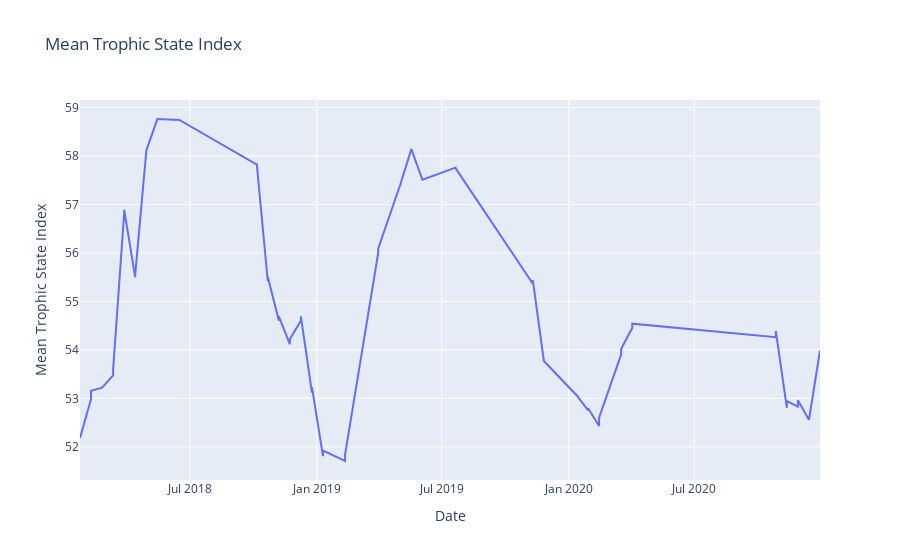

The cell this chart's notebook holds for it:
### Code cell
fig = px.line(mtsi, x="date", y="mtsi", labels={"date": "Date", "mtsi": "Mean Trophic State Index"}, title='Mean Trophic State Index')
fig.update_layout(font={"size":12})
fig.show()

### Figure 1 — Plotly figure (JSON) as saved in the notebook; plotly's stock layout.template omitted (floating-point values rounded to 4 significant figures)
{"data": [{"hovertemplate": "Date=%{x}<br>Mean Trophic State Index=%{y}<extra></extra>", "legendgroup": "", "line": {"color": "#636efa", "dash": "solid"}, "marker": {"symbol": "circle"}, "mode": "lines", "name": "", "orientation": "v", "showlegend": false, "type": "scatter", "x": ["2018-01-23", "2018-02-08", "2018-02-08", "2018-02-24", "2018-03-12", "2018-03-12", "2018-03-28", "2018-03-28", "2018-04-13", "2018-04-13", "2018-04-29", "2018-04-29", "2018-05-15", "2018-05-15", "2018-06-16", "2018-06-16", "2018-10-06", "2018-10-06", "2018-10-22", "2018-10-22", "2018-11-07", "2018-11-07", "2018-11-23", "2018-11-23", "2018-12-09", "2018-12-09", "2018-12-25", "2018-12-25", "2019-01-10", "2019-01-10", "2019-02-11", "2019-02-11", "2019-03-31", "2019-03-31", "2019-05-02", "2019-05-18", "2019-05-18", "2019-06-03", "2019-07-21", "2019-07-21", "2019-11-10", "2019-11-10", "2019-11-26", "2020-01-13", "2020-01-29", "2020-01-29", "2020-02-14", "2020-02-14", "2020-03-17", "2020-03-17", "2020-04-02", "2020-04-02", "2020-10-27", "2020-10-27", "2020-11-12", "2020-11-12", "2020-11-28", "2020-11-28", "2020-12-14", "2020-12-30", "2020-12-30"], "xaxis": "x", "y": [52.18, 52.98, 53.16, 53.22, 53.48, 53.6, 56.82, 56.89, 55.5, 55.55, 58.09, 58.11, 58.76, 58.76, 58.75, 58.74, 57.82, 57.85, 55.42, 55.51, 54.61, 54.69, 54.12, 54.22, 54.6, 54.69, 53.12, 53.23, 51.81, 51.92, 51.71, 51.84, 56.0, 56.09, 57.41, 58.14, 58.14, 57.51, 57.76, 57.75, 55.36, 55.44, 53.77, 53.05, 52.75, 52.8, 52.43, 52.6, 53.91, 54.02, 54.45, 54.54, 54.26, 54.39, 52.8, 52.94, 52.83, 52.96, 52.56, 53.93, 53.99], "yaxis": "y"}], "layout": {"font": {"size": 12}, "legend": {"tracegroupgap": 0}, "title": {"text": "Mean Trophic State Index"}, "xaxis": {"anchor": "y", "domain": [0, 1], "title": {"text": "Date"}}, "yaxis": {"anchor": "x", "domain": [0, 1], "title": {"text": "Mean Trophic State Index"}}}}
